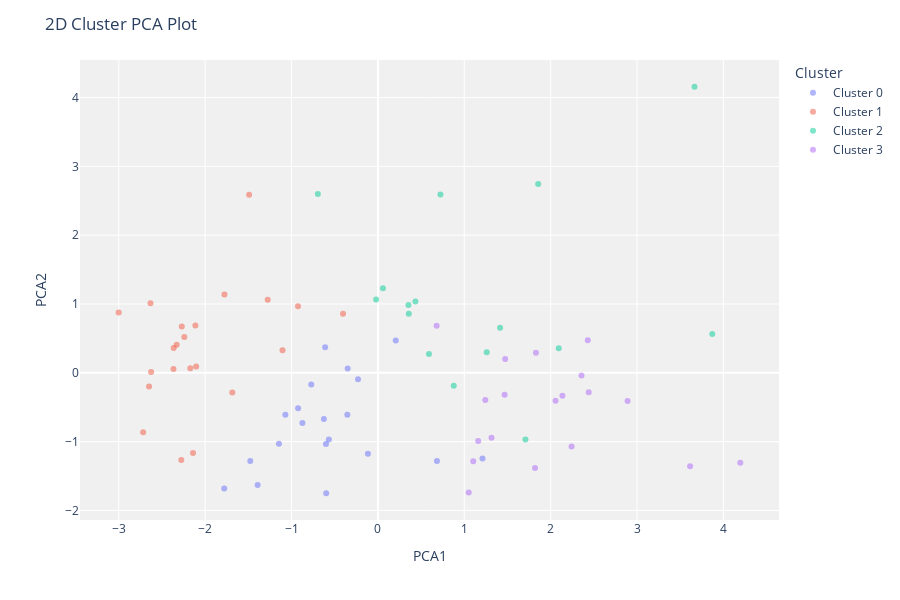

The code cell stored with this chart in its notebook:
### Code cell
plot_model(kmeans)

### Figure 1 — Plotly figure (JSON) as saved in the notebook; plotly's stock layout.template omitted (floating-point values rounded to 4 significant figures)
{"data": [{"customdata": [[37], [40], [34], [37], [35], [35], [37], [39], [28], [39], [35], [39], [35], [31], [36], [39], [34], [36], [42], [38]], "hovertemplate": "Cluster=Cluster 0<br>PCA1=%{x}<br>PCA2=%{y}<br>Feature=%{customdata[0]}<extra></extra>", "legendgroup": "Cluster 0", "marker": {"color": "#636efa", "opacity": 0.5, "symbol": "circle"}, "mode": "markers", "name": "Cluster 0", "orientation": "v", "showlegend": true, "textposition": "top center", "type": "scatter", "x": [-0.8741, -0.6014, -1.478, 1.211, -1.071, -0.3501, -0.9239, -0.5677, -0.6109, -0.1158, -0.3543, 0.2067, -0.6257, -0.2301, -0.7715, 0.6837, -1.392, -1.146, -1.779, -0.5986], "xaxis": "x", "y": [-0.73, -1.034, -1.281, -1.246, -0.6088, 0.06416, -0.5158, -0.9679, 0.3723, -1.175, -0.6074, 0.4689, -0.6704, -0.09337, -0.1684, -1.281, -1.629, -1.032, -1.681, -1.749], "yaxis": "y"}, {"customdata": [[40], [35], [37], [35], [33], [35], [28], [33], [35], [24], [39], [32], [31], [41], [36], [40], [32], [32], [41], [30], [40], [33]], "hovertemplate": "Cluster=Cluster 1<br>PCA1=%{x}<br>PCA2=%{y}<br>Feature=%{customdata[0]}<extra></extra>", "legendgroup": "Cluster 1", "marker": {"color": "#EF553B", "opacity": 0.5, "symbol": "circle"}, "mode": "markers", "name": "Cluster 1", "orientation": "v", "showlegend": true, "textposition": "top center", "type": "scatter", "x": [-2.649, -0.4039, -2.113, -2.365, -2.241, -1.686, -1.105, -2.271, -2.626, -1.491, -2.172, -2.633, -2.104, -2.276, -0.9251, -2.367, -3.001, -2.33, -2.718, -1.777, -2.141, -1.276], "xaxis": "x", "y": [-0.1969, 0.8567, 0.6871, 0.3598, 0.5202, -0.2863, 0.3297, 0.6722, 0.01351, 2.586, 0.06819, 1.011, 0.09174, -1.266, 0.9661, 0.05691, 0.8757, 0.4073, -0.864, 1.136, -1.163, 1.062], "yaxis": "y"}, {"customdata": [[24], [20], [26], [35], [33], [30], [35], [30], [35], [27], [27], [24], [27], [29], [14], [37]], "hovertemplate": "Cluster=Cluster 2<br>PCA1=%{x}<br>PCA2=%{y}<br>Feature=%{customdata[0]}<extra></extra>", "legendgroup": "Cluster 2", "marker": {"color": "#00cc96", "opacity": 0.5, "symbol": "circle"}, "mode": "markers", "name": "Cluster 2", "orientation": "v", "showlegend": true, "textposition": "top center", "type": "scatter", "x": [0.7243, 1.856, -0.6952, 1.708, 1.26, 0.4344, 0.5913, 0.05825, 0.3536, -0.02048, 3.871, 1.415, 0.3577, 2.094, 3.665, 0.8781], "xaxis": "x", "y": [2.591, 2.743, 2.6, -0.9699, 0.2994, 1.038, 0.2746, 1.23, 0.9857, 1.064, 0.5624, 0.6543, 0.857, 0.3567, 4.156, -0.1879], "yaxis": "y"}, {"customdata": [[39], [38], [33], [36], [37], [38], [34], [37], [42], [35], [33], [37], [32], [32], [39], [34], [32], [30], [32]], "hovertemplate": "Cluster=Cluster 3<br>PCA1=%{x}<br>PCA2=%{y}<br>Feature=%{customdata[0]}<extra></extra>", "legendgroup": "Cluster 3", "marker": {"color": "#ab63fa", "opacity": 0.5, "symbol": "circle"}, "mode": "markers", "name": "Cluster 3", "orientation": "v", "showlegend": true, "textposition": "top center", "type": "scatter", "x": [2.242, 1.819, 4.196, 2.43, 1.244, 2.136, 1.83, 2.441, 1.051, 2.057, 1.315, 2.891, 2.357, 1.467, 1.104, 0.6799, 1.161, 1.473, 3.615], "xaxis": "x", "y": [-1.069, -1.384, -1.307, 0.4737, -0.3954, -0.3347, 0.2902, -0.2804, -1.738, -0.4071, -0.9431, -0.4088, -0.04026, -0.3199, -1.283, 0.6828, -0.9918, 0.2016, -1.356], "yaxis": "y"}], "layout": {"height": 600, "legend": {"title": {"text": "Cluster"}, "tracegroupgap": 0}, "margin": {"t": 60}, "plot_bgcolor": "rgb(240,240,240)", "title": {"text": "2D Cluster PCA Plot"}, "xaxis": {"anchor": "y", "domain": [0, 1], "title": {"text": "PCA1"}}, "yaxis": {"anchor": "x", "domain": [0, 1], "title": {"text": "PCA2"}}}}
